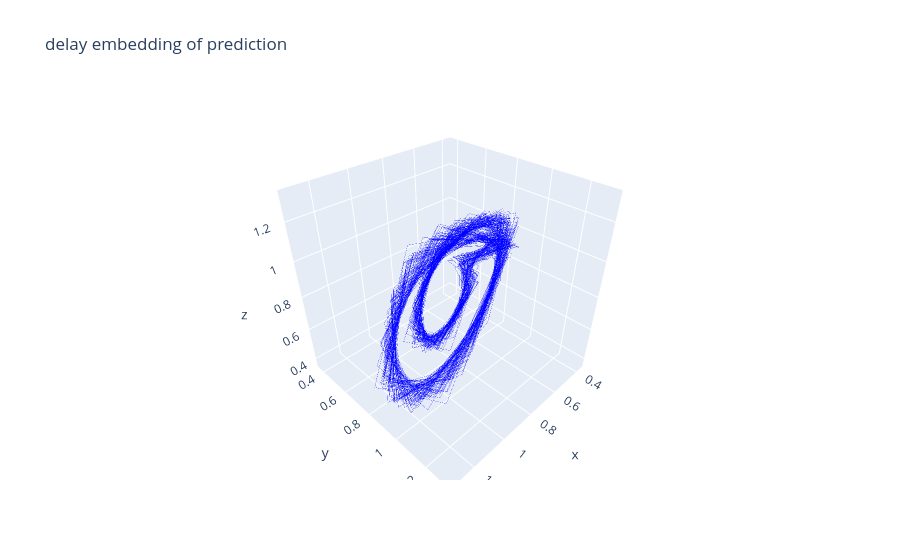

Notebook source saved alongside this figure:
### Code cell
indx = 10
fig = go.Figure(data=[
    go.Scatter3d(
        x=preds_des[indx,:,0], 
        y=preds_des[indx,:,1], 
        z=preds_des[indx,:,2],
        mode='lines',
        line=dict(width=0.5, color='rgba(0,0,256,0.7)')
    )
])


fig.update_layout(title='delay embedding of prediction')
fig.show()

### Figure 1 — Plotly figure (JSON) as saved in the notebook; plotly's stock layout.template omitted (floating-point values rounded to 4 significant figures; data arrays with more than 128 entries replaced by an {"elided": "..."} marker saying what was removed)
{"data": [{"line": {"color": "rgba(0,0,256,0.7)", "width": 0.5}, "mode": "lines", "type": "scatter3d", "x": {"elided": "1022 float values"}, "y": {"elided": "1022 float values"}, "z": {"elided": "1022 float values"}}], "layout": {"title": {"text": "delay embedding of prediction"}}}
